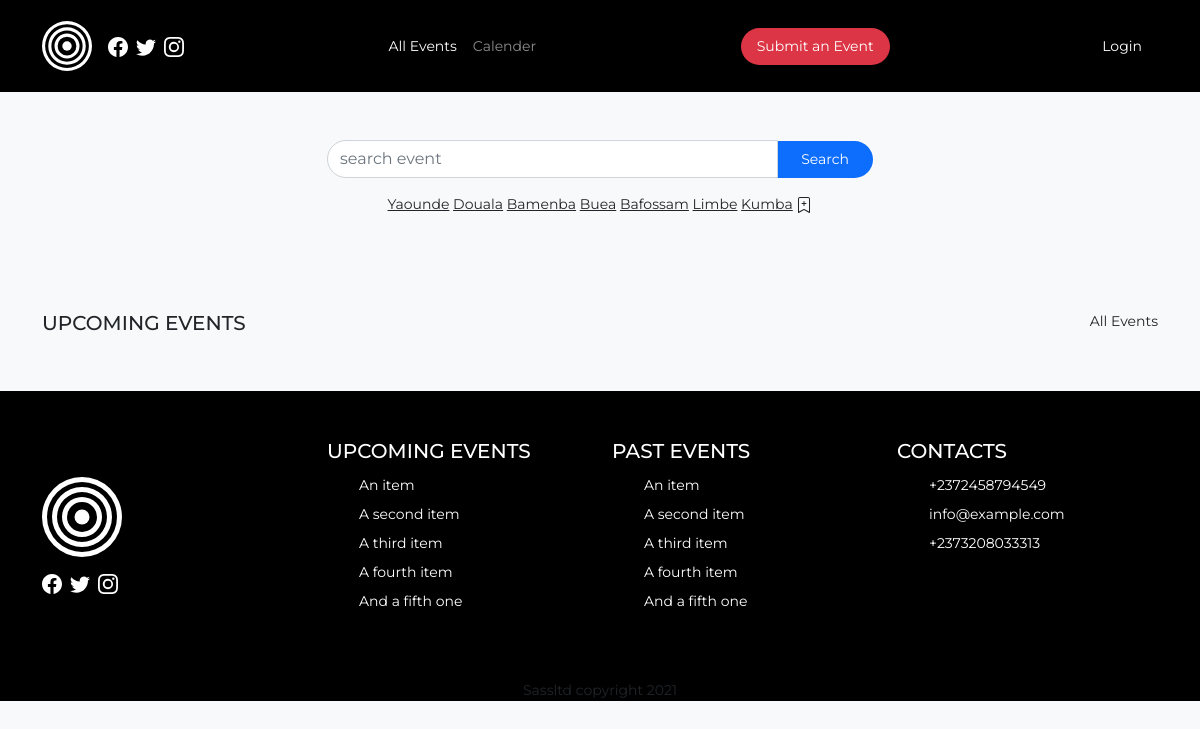
Before: / with the older database file.
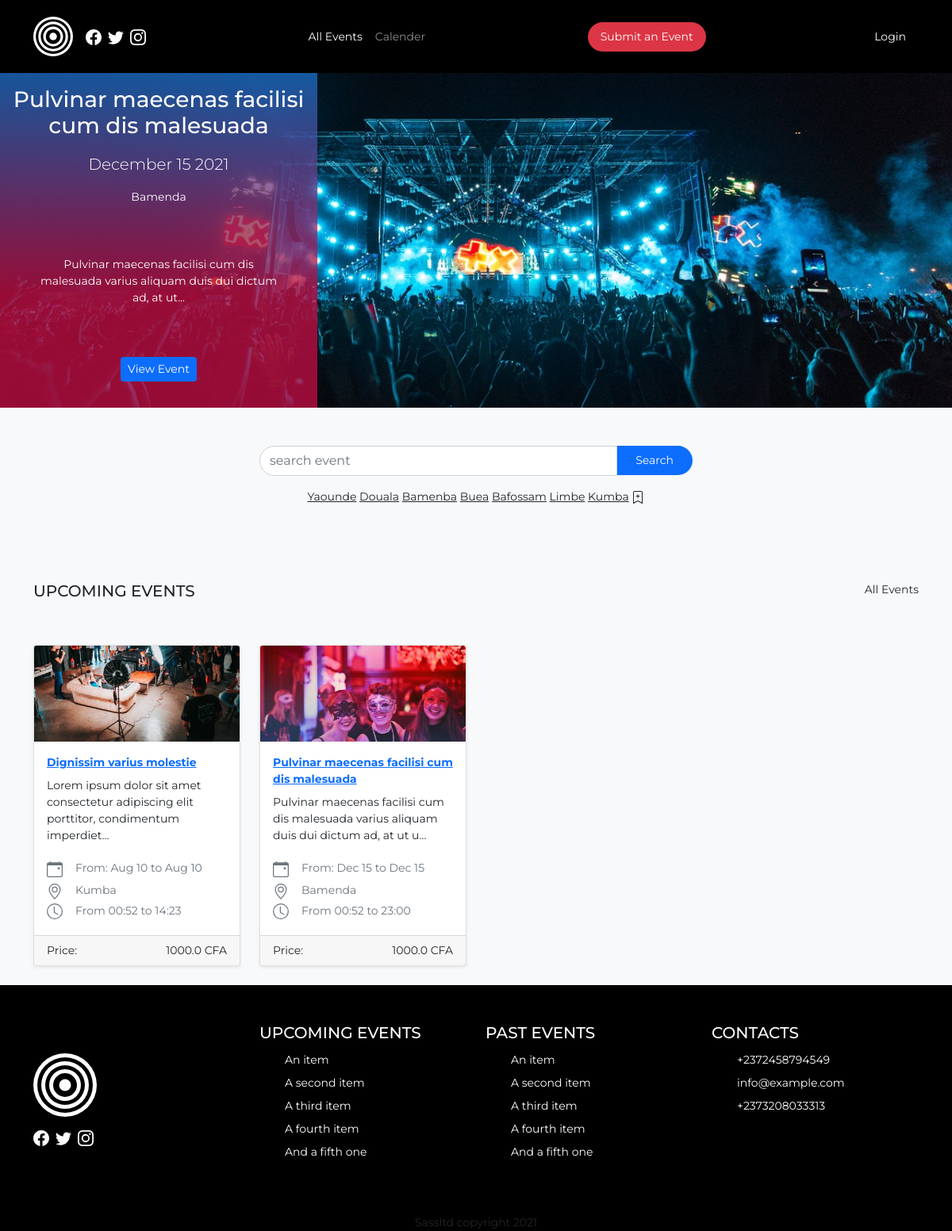
After: the same page with the newer database file.
### mainapp/models.py (models this page shows, shortened)
class Event(db.Model):
    __tablename__ = 'events'
    id = db.Column(db.Integer,primary_key = True)
    title = db.Column(db.String(60), nullable=False)
    description = db.Column(db.String, nullable=False)
    feature_image = db.Column(db.String, nullable=True, default='event.png')
    start = db.Column(db.DateTime, nullable=False, default=datetime.utcnow, index=True)
    end = db.Column(db.DateTime, nullable=False, default=datetime.utcnow,index=True)
    total_tickets =db.Column(db.Integer,nullable=False , default=1)
    ticket_price = db.Column(db.Float, nullable=False, default=0.01)
    start_time = db.Column(db.DateTime)
    end_time = db.Column(db.DateTime)
    location = db.Column(db.String(60), nullable=False)
    created_date = db.Column(db.DateTime,default=datetime.utcnow, index=True)
    user_id = db.Column(db.Integer, db.ForeignKey('users.id'), nullable=False)

### mainapp/main/routes.py (the view)
@main.route('/')
def index():
  now = datetime.datetime.now()
  events = Event.query.filter(Event.start > now).order_by(Event.start.asc()).paginate(per_page=12)
  return render_template('index.html', title='Index',events=events)

### mainapp/main/templates/index.html (shortened to what this page needs)
{% extends 'shared/_base.html' %}
{%block content%}
  <section class="main ">
    <div id="carouselExampleIndicators" class="carousel slide" data-bs-ride="carousel">
      <div class="carousel-inner">
        {%for event in events.items%}
          <div class="carousel-item position-relative active">
            <img src="{{ url_for('static', filename='/images/img5.jpg') }}" class="d-block w-100" alt="...">
            <div class="carousel-caption   position-absolute top-0 start-0 bottom-0 ">
              <h3 class=" pb-2">{{event.title}}</h3>
              <p class="lead"> {{event.start.strftime('%B %d %Y')}}</p>
              <p>{{event.location}}</p>
              <p class="p-5">{{event.description | truncate(100)}}</p>
              <p>
                <a class="btn btn-primary btn-sm" href="{{url_for('events.event', event_id=event.id)}}">View Event</a>
              </p>
            </div>
          </div>
        {%endfor%}
      </div>
    </div>
    <div class="container">
      <div class="row">
        <div class="col-md-6 offset-md-3">
          <div class="search d-flex flex-column text-center mt-5">
            <div class="input-group mb-3 ">
              <input type="text" class="form-control" placeholder="search event" aria-label="search Event" aria-describedby="button-addon2">
              <span class="search_botton bg-primary align-self-center py-2 px-4 text-white " >Search</span>
            </div>
            <div class=" fs-7 ">
              <a class="text-dark"href="{{url_for('events.city_loc',name='Yaounde')}}">Yaounde</a>
              <a class="text-dark"href="{{url_for('events.city_loc',name='Douala')}}"> Douala</a>
              <a class="text-dark"href="{{url_for('events.city_loc',name='Bamenda')}}">Bamenba</a>
              <a class="text-dark"href="{{url_for('events.city_loc',name='Buea')}}"> Buea</a>
              <a class="text-dark"href="{{url_for('events.city_loc',name='Bafoussam')}}"> Bafossam</a>
              <a class="text-dark"href="{{url_for('events.city_loc',name='Limbe')}}">Limbe</a>
              <a class="text-dark"href="{{url_for('events.city_loc',name='Kumba')}}">Kumba</a>
            </div>
          </div>
        </div>
      </div>
      <div class="events d-flex justify-content-between mt-5 py-5">
        <div class=""> <h5 class="text-uppercase">Upcoming events</h5></div>
        <div class="">All Events</div>
      </div>
      <div class="row">
        {%for event in events.items%}
          <div class="col-sm-3">
            <div class="card mb-4 shadow-sm">
              <img src="{{url_for('static',filename='images/event_images/thumbnail/' + event.feature_image)}}" class="card-img-top" alt="...">
              <div class="card-body">
                <div class=" fw-bold pb-2"><a href="{{url_for('events.event', event_id=event.id)}}">{{event.title}}</a></div>
                  <p class="card-text">{{event.description | truncate(90, True)}}</p>
                  <div class="d-flex flex-row text-muted lh-lg">
                    <span class="me-3 mb-1">
                    </span>
                    <span> From: {{event.start.strftime('%b %d')}} to  {{event.end.strftime('%b %d')}} </span>
                  </div>
                  <div class="d-flex flex-row text-muted">
                    <span class="me-3 mb-1">
                      </span>
                    <span>{{event.location}}</span>
                  </div>
                  <div class="d-flex flex-row text-muted">
                    <span class="me-3 mb-1">
                        <svg xmlns="http://www.w3.org/2000/svg" width="20" height="20" fill="currentColor" class="bi bi-clock" viewBox="0 0 16 16">
                          <path d="M8 3.5a.5.5 0 0 0-1 0V9a.5.5 0 0 0 .252.434l3.5 2a.5.5 0 0 0 .496-.868L8 8.71V3.5z"/>
                          <path d="M8 16A8 8 0 1 0 8 0a8 8 0 0 0 0 16zm7-8A7 7 0 1 1 1 8a7 7 0 0 1 14 0z"/>
                        </svg>
                      </span>
                      <span>  From {{event.start_time.strftime('%H:%M')}} to {{event.end_time.strftime('%H:%M')}}</span>
                  </div>
              </div>
              <div class="card-footer d-flex justify-content-between">
                <div class="">Price:</div>
                <div class="">{{event.ticket_price}} CFA</div>
              </div>
            </div>
          </div>
        {%endfor%}
      </div>
    </div>
  </section>
{% endblock %}

### mainapp/templates/shared/_base.html (shortened to what this page needs)
<!DOCTYPE html>
<html lang="en">
<head>
  <link rel="stylesheet" href="{{ url_for('static', filename='/css/bootstrap.min.css') }}">
  <link rel="stylesheet" href="https://cdn.jsdelivr.net/npm/@splidejs/splide@2.4.21/dist/css/themes/splide-sea-green.min.css">
  <link rel="stylesheet" href="{{ url_for('static', filename='/css/main.css') }}">
  <link rel="stylesheet" href="{{ url_for('static', filename='/css/custom.css') }}">
</head>
<body class="bg-light">
  {%include 'shared/_navbar.html'%}
{% block content %}
{% endblock %}
{%include 'shared/_footer.html'%}
</body>
</html>

### mainapp/templates/shared/_navbar.html (shortened to what this page needs)
<section class="head">
  <div class="header ">
    <nav class="navbar navbar-expand-lg navbar-dark  py-3" style="background-color: #000;">
      <div class="container">
        <a class="navbar-brand" href="/">
        </a>
        <div class="d-flex">
          <div class="me-2">
          </div>
          <div class="me-2">
          </div>
          <div class="">
          </div>
        </div>
        <div class="collapse navbar-collapse" id="navbarNavAltMarkup">
          <div class="navbar-nav ms-auto">
            <a class="nav-link active" aria-current="page" href="/">All Events</a>
            <a class="nav-link" href="{{url_for('events.calender')}}">Calender</a>
          </div>
          <div class="ms-auto">
             <a class="nav-link bg-danger text-white rounded-pill" href="{{url_for('events.new_event')}}">Submit an Event</a>
          </div>
          {% if not current_user.is_authenticated%}
          <div class="ms-auto">
            <a class="nav-link text-white" href="{{url_for('users.login')}}">Login</a>
         </div>
         {%endif%}
        </div>
      </div>
    </nav>
  </div>
</section>

### mainapp/templates/shared/_footer.html (shortened to what this page needs)
<section class="footer">
  <div class="container">
    <div class="row py-5">
      <div class="col-sm align-self-center">
        <div class="d-flex mt-3">
          <div class="me-2">
          </div>
          <div class="me-2">
          </div>
          <div class="">
          </div>
        </div>
      </div>
      <div class="col-sm align-self-center foot_ul">
        <h5 class="caps">Upcoming Events</h5>
            <div class="">
              <ul class="">
                <li class="">An item</li>
                <li class="">A second item</li>
                <li class="">A third item</li>
                <li class="">A fourth item</li>
                <li class="">And a fifth one</li>
              </ul>
            </div>
      </div>
      <div class="col-sm align-self-center foot_ul">
        <h5 class="caps">Past Events</h5>
        <div class="">
          <ul class="">
            <li class="">An item</li>
            <li class="">A second item</li>
            <li class="">A third item</li>
            <li class="">A fourth item</li>
            <li class="">And a fifth one</li>
          </ul>
        </div>
      </div>
      <div class="col-sm align-self-start foot_ul">
        <h5 class="caps">Contacts</h5>
        <div class="">
          <ul class="">
            <li class="">+2372458794549</li>
            <li class="">info@example.com</li>
            <li class="">+2373208033313</li>
          </ul>
        </div>
      </div>
    </div>
    <div class="copyright text-center">
      Sassltd copyright 2021
    </div>
  </div>
</section>

### mainapp/static/css/main.css (style rules this page uses)
:root { --fc-daygrid-event-dot-width: 8px; }
:root { --fc-list-event-dot-width: 10px; --fc-list-event-hover-bg-color: #f5f5f5; }

### mainapp/static/css/custom.css (style rules this page uses)
body { font-size: 14px; font-family: 'Montserrat', sans-serif; }
section.main { position: relative; }
.search input[type=text] { border-bottom-left-radius: 20px; border-top-left-radius: 20px; }
.search_botton { border-top-right-radius: 20px; border-bottom-right-radius: 20px; }
.carousel-caption { width: 200px; font-size: 14; background: rgb(0,36,24); background: linear-gradient(0deg, rgba(190, 13, 66, 0.781) 34%, rgba(26, 110, 200, 0.76) 100%); display: grid; place-content: center; }
@media (min-width: 768px) { .carousel-caption { width: 400px; font-size: 14; } }
section.footer { background-color: black; }
.caps { text-transform: uppercase; }
.foot_ul { color: #fff; }
.foot_ul ul { list-style: none; }
.foot_ul li { font-size: 14px; padding: 4px 0; }

Changed rows visible on the page:
added Event: title "Pulvinar maecenas facilisi cum dis malesuada", start "December 15 2021", location "Bamenda", description "Pulvinar maecenas facilisi cum dis malesuada varius aliquam duis dui dictum ad, at ut...", feature_image (picture), description "Pulvinar maecenas facilisi cum dis malesuada varius aliquam duis dui dictum ad, at ut u...", start "Dec 15", end "Dec 15", start_time "00:52", end_time "23:00", ticket_price "1000.0"
added Event: feature_image (picture), title "Dignissim varius molestie", description "Lorem ipsum dolor sit amet consectetur adipiscing elit porttitor, condimentum imperdiet...", start "Aug 10", end "Aug 10", location "Kumba", start_time "00:52", end_time "14:23", ticket_price "1000.0"
